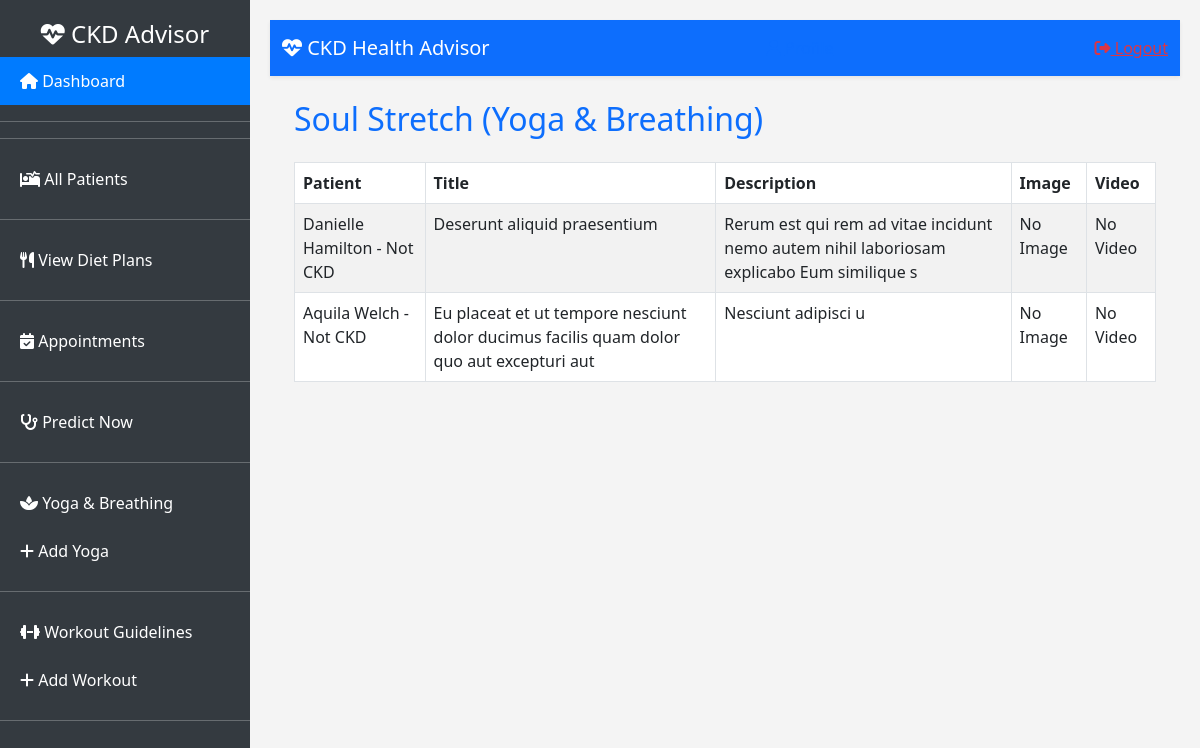
Page /Doctor/sweat-spot/ (signed in) on the committed database.
### patient/models.py (models this page shows, shortened)
class SweatSpot(models.Model):
    patient = models.ForeignKey(
        Patient,
        on_delete=models.CASCADE,
        related_name="sweatspot"
    )
    title = models.CharField(max_length=100)
    description = models.TextField()
    image = models.ImageField(
        upload_to="workout_images/",
        blank=True,
        null=True
    )
    video = models.FileField(
        upload_to="workout_videos/",
        blank=True,
        null=True
    )

class Patient(models.Model):
    patient_info = models.ForeignKey(
        PatientInfo,
        on_delete=models.CASCADE,
        related_name="patients"
    )
    age = models.FloatField()
    bp = models.FloatField(verbose_name="Blood Pressure")
    sg = models.FloatField(verbose_name="Specific Gravity")
    al = models.FloatField(verbose_name="Albumin")
    su = models.FloatField(verbose_name="Sugar")
    rbc = models.CharField(max_length=10, verbose_name="Red Blood Cells")
    pc = models.CharField(max_length=10, verbose_name="Pus Cells")
    pcc = models.CharField(max_length=10, verbose_name="Pus Cell Clumps")
    ba = models.CharField(max_length=10, verbose_name="Bacteria")
    bgr = models.FloatField(verbose_name="Blood Glucose Random")
    bu = models.FloatField(verbose_name="Blood Urea")
    sc = models.FloatField(verbose_name="Serum Creatinine")
    sod = models.FloatField(verbose_name="Sodium")
    pot = models.FloatField(verbose_name="Potassium")
    hemo = models.FloatField(verbose_name="Hemoglobin")
    pcv = models.FloatField(verbose_name="Packed Cell Volume")
    wc = models.FloatField(verbose_name="White Blood Cell Count")
    rc = models.FloatField(verbose_name="Red Blood Cell Count")
    htn = models.CharField(max_length=3, verbose_name="Hypertension")
    dm = models.CharField(max_length=3, verbose_name="Diabetes Mellitus")
    cad = models.CharField(max_length=3, verbose_name="Coronary Artery Disease")
    appet = models.CharField(max_length=10, verbose_name="Appetite")
    pe = models.CharField(max_length=3, verbose_name="Pedal Edema")
    ane = models.CharField(max_length=3, verbose_name="Anemia")
    prediction = models.CharField(max_length=50)
    created_at = models.DateTimeField(auto_now_add=True)
    def __str__(self):
        return f"{self.patient_info.name} - {self.prediction}"

class PatientInfo(models.Model):
    user = models.OneToOneField(
        CustomUser,
        on_delete=models.CASCADE,
        related_name="patient_info"
    )
    name = models.CharField(max_length=100)
    father_name = models.CharField(max_length=100)
    age = models.PositiveIntegerField()
    address = models.TextField()
    created_at = models.DateTimeField(auto_now_add=True)

### Doctor/views.py (the view)
# urls.py: path("sweat-spot/", SweatSpotListView.as_view(), name="sweat_spot"),
class SweatSpotListView(ListView):
    model = SweatSpot
    template_name = "calories/sweat_spot.html"
    context_object_name = "workouts"

### templates/calories/sweat_spot.html (shortened to what this page needs)
{% extends "base.html" %}
{% block content %}
<div class="container mt-4">
    <h2 class="text-primary mb-4">Soul Stretch (Yoga & Breathing)</h2>
    <table class="table table-bordered table-striped">
        <thead class="thead-dark">
            <tr>
                <th scope="col">Patient</th>
                <th scope="col">Title</th>
                <th scope="col">Description</th>
                <th scope="col">Image</th>
                <th scope="col">Video</th>
            </tr>
        </thead>
        <tbody>
            {% for exercise in workouts %}
            <tr>
                <td>{{ exercise.patient }}</td>
                <td>{{ exercise.title }}</td>
                <td>{{ exercise.description }}</td>
                <td>
                    {% if exercise.image %}
                        <img src="{{ exercise.image.url }}" alt="{{ exercise.title }}" class="img-thumbnail" width="100">
                    {% else %}
                        No Image
                    {% endif %}
                </td>
                <td>
                    {% if exercise.video %}
                        <a href="{{ exercise.video.url }}" target="_blank" class="btn btn-info btn-sm">View Video</a>
                    {% else %}
                        No Video
                    {% endif %}
                </td>
            </tr>
            {% empty %}
            <tr>
                <td colspan="5" class="text-center">No Soul Stretch exercises available.</td>
            </tr>
            {% endfor %}
        </tbody>
    </table>
</div>
{% endblock %}

### templates/base.html (style rules this page uses)
body { background: #f4f4f4; display: flex; }

### rows in the picture
SweatSpot: patient "Danielle Hamilton - Not CKD", title "Deserunt aliquid praesentium", description "Rerum est qui rem ad vitae incidunt nemo autem nihil laboriosam explicabo Eum similique s", image "No Image", video "No Video"
SweatSpot: patient "Aquila Welch - Not CKD", title "Eu placeat et ut tempore nesciunt dolor ducimus facilis quam dolor quo aut excepturi aut", description "Nesciunt adipisci u", image "No Image", video "No Video"
